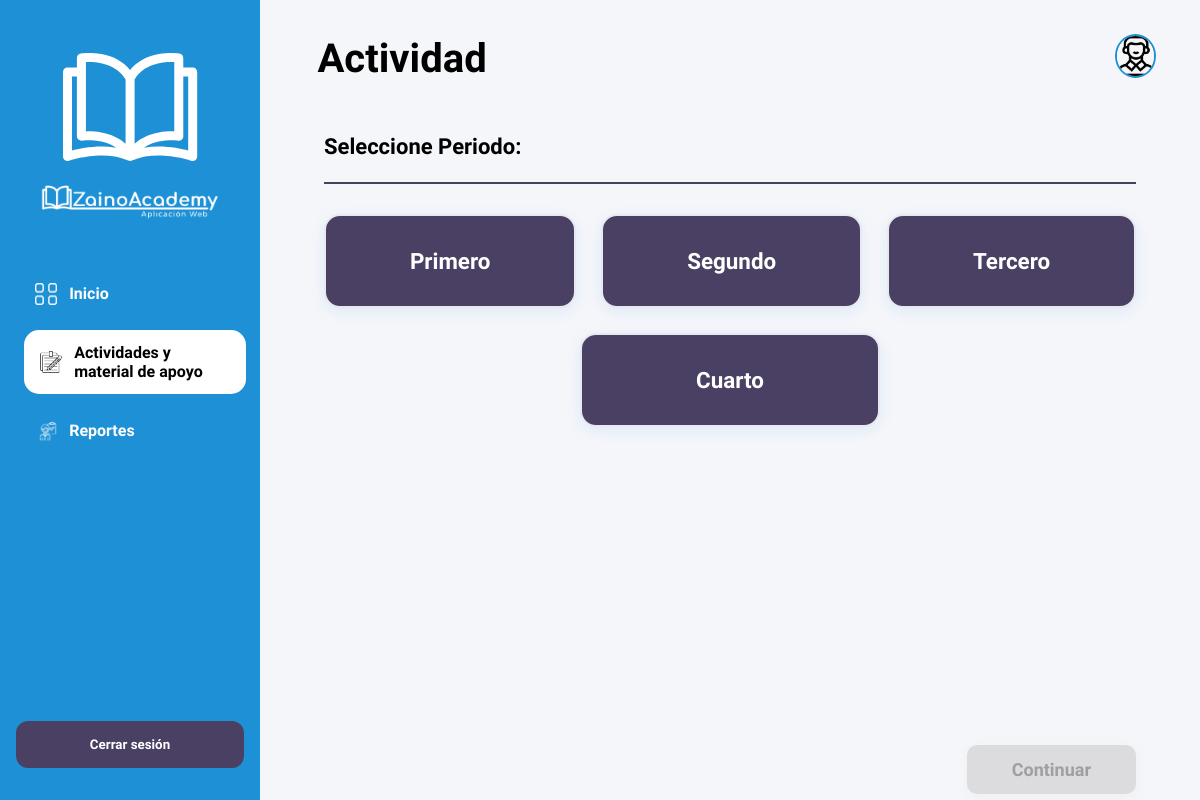
Page /estudiantes/periodos/ on the committed database.
### zainoAcademy_app/models.py (models this page shows, shortened)
class Periodo(models.Model):
    Per_id = models.AutoField(primary_key=True)
    Per_nombre = models.CharField(max_length=30)
    class Meta:
        db_table = 'periodo'

### zainoAcademy_app/views.py (the view)
# urls.py: path('estudiantes/periodos/', views.consultar_periodos , name='consultar_periodos'),
def consultar_periodos(request):
    periodos = Periodo.objects.all().order_by('Per_id')
    return render(request, 'estudiantes/periodo_estudiantes.html', {'periodos': periodos})

### zainoAcademy_app/templates/estudiantes/periodo_estudiantes.html (shortened to what this page needs)
{% extends "estudiantes/base.html" %}
{% load static %}
{% block extra_css %}
<link rel="stylesheet" href="{% static 'css/estudiantes/periodo_estudiantes.css' %}">
{% endblock %}
{% block page_title %}Actividad{% endblock %}
{% block mockUp %}
<div class="contenedor-actividad">
    <h2 class="subtitulo">Seleccione Periodo:</h2>
    <hr class="linea">
    {% if periodos %}
        <div class="periodos-container">
            {% for periodo in periodos %}
                <div class="periodo-card" onclick="selectPeriodo(this)" data-url="{% url 'materias_estudiante' periodo.Per_id %}">
                    <h3 class="periodo-name">{{ periodo.Per_nombre }}</h3>
                </div>
            {% endfor %}
        </div>
        <div class="contenedor-continuar">
            <button class="btn-continuar" id="continuar-btn" disabled>Continuar</button>
        </div>
    {% else %}
        <p>No hay periodos disponibles</p>
    {% endif %}
</div>
{% endblock %}

### static/css/estudiantes/dashboard_estudiantes.css (style rules this page uses)
* { box-sizing: border-box; margin: 0; padding: 0; }
html, body { height: 100%; }
.dashboard-page { font-family: "Comfortaa", sans-serif; background-color: #f5f6fa; min-height: 100vh; color: #4a4063; overflow-x: hidden; }

### static/css/estudiantes/periodo_estudiantes.css (style rules this page uses)
.contenedor-actividad { padding: 20px 40px; font-family: "Comfortaa", sans-serif; min-height: calc(100vh - 100px); display: flex; flex-direction: column; }
.subtitulo { font-size: 22px; font-weight: 600; margin-top: 0px; margin-bottom: 8px; color: #000000; }
.linea { border: 1.5px solid #4a4063; margin: 15px 0 30px 0; }
.periodos-container { display: flex; flex-wrap: wrap; justify-content: space-around; gap: 25px; align-items: stretch; margin-bottom: auto; }
.periodo-card { position: relative; min-width: 220px; max-width: 300px; flex: 1 1 auto; display: flex; flex-direction: column; align-items: center; justify-content: center; background: #4a4063; border: 2px solid #e8e9f0; border-radius: 16px; padding: 2rem 2.5rem; box-shadow: 0 4px 15px rgba(30, 145, 214, 0.1); transition: all 0.3s ease; cursor: pointer; user-select: none; text-align: center; }
.periodo-name { font-size: 1.4rem; font-weight: 700; color: #ffffff; margin: 0; font-family: 'Comfortaa', sans-serif; }
.contenedor-continuar { display: flex; justify-content: flex-end; margin-top: 40px; }
.btn-continuar { background: #cccccc; color: #666666; padding: 14px 45px; font-size: 18px; font-weight: 700; border: none; border-radius: 10px; cursor: not-allowed; transition: all 0.3s ease; font-family: "Comfortaa", sans-serif; box-shadow: 0 3px 12px rgba(204, 204, 204, 0.3); opacity: 0.6; }

### rows in the picture
Periodo: Per_nombre "Primero"
Periodo: Per_nombre "Segundo"
Periodo: Per_nombre "Tercero"
Periodo: Per_nombre "Cuarto"
